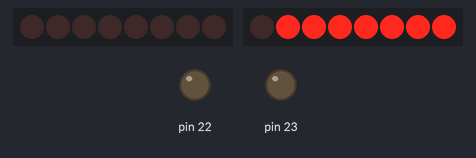
This sketch was run on a simulated Arduino Uno, built with avr-gcc and run on an emulated ATmega328P. On the bench: 2 × 8 shift-register outputs drawn as a row of LEDs (first output left, lit = HIGH), output pins drawn as LEDs (lit = HIGH). Wiring (inferred from the names in the program): 2 × shift register (74HC595): data pin 8, shift clock pin 10, latch pin 9 / data pin 11, shift clock pin 13, latch pin 12. Wiring (inferred from the signals the program sends): 2 × row of LEDs: on Q0, Q1, Q2, Q3, Q4, Q5, Q6, Q7 / on Q0, Q1, Q2, Q3, Q4, Q5, Q6, Q7. Pins used as bus, display or sensor lines are not drawn.

Above: at 1.2 s.
At 28.2 s:
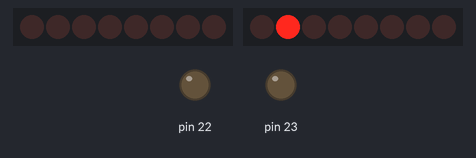
At 29.5 s:
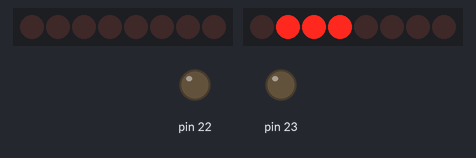
Timing chart, 0 to 37.4 s (numbered marks = the images above):
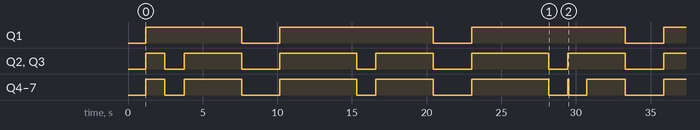

The sketch:

sketch_part2.ino
```cpp
int clockPin = 10;
int latchPin = 9;
int dataPin = 8;
int clockPinx = 13;
int latchPinx = 12;
int dataPinx = 11;

// Bottom to Top
byte ledStates[10][4] = { {B1000001,B1111111,B1000001,B1111111}, //0
                          {B0000100, B0000010, B1111111,B1000000},//1
                          {B1001001,B0000111,B1110000,B1110000},//2
                          {B1001001,B1111111,B1001001,B1111111},//3
                          {B0001000,B0001111,B0001000,B1111111},//4
                          {B1001001,B0000111,B1110000,B0000000},//5
                          {B1001001,B111001,B111111,B0000000},//6
                          {B0000001,B1111111,B0000001,B1111111},//7
                          {B1001001,B0001111,B1001001,B1111111},//8
                          {B0001001,B0001111,B0001001,B1111111}//9
                          };
//Left to Right
byte GroundLEDs [10][4] = { {B00000,B01110,B00000,B01110}, //0
                            {B01111, B10111, B11011,B00000},//1
                            {B00000,B11110,B01111,B01111},//2
                            {B00000,B11110,B00000,B11110},//3
                            {B00000,B01111,B00000,B11110},//4
                            {B00000,B01111,B11110,B01111},//5
                            {B00000,B01110,B01111,B01111},//6
                            {B00000,B11110,B00000,B11110}, //7
                            {B00000,B01110,B00000,B01110},//8
                            {B00000,B01111,B00000,B11110}//9
                            };


void setup() {
    // Set pins 8-13 as output
    DDRB = B11111111;
    // Set latch as low
    PORTB = B00000000;
    shiftOut(dataPin, clockPin, LSBFIRST, B11111111);
    // Set latch as high
    PORTB = B00000010;
}

void loop() {
  // Loops through 0-9 digits
  for(int k =0; k<=9;k++){
    // Displays for 1 sec
    for(int j =0; j<=1000; j++){
      // Go through parts that make the digit
      for(int i=0;i<=3;i++){
         // Get rows
         SetStates(ledStates[k][i]);
         // Get Columns
         GroundCorrectLED (GroundLEDs[k][i]);

         // Set latch as low
         PORTB = B00000000;
         shiftOut(dataPin, clockPin, LSBFIRST, B11111111);
         // Set latch as high
        PORTB = B00000010;
      }
    }
    delay(100);
    }
}
// Controls Columns
void GroundCorrectLED (byte states){
    // Set latch to low
    PORTB = B00000000;
    shiftOut(dataPin, clockPin, LSBFIRST, states);
    // Set latch to high
    PORTB = B00000010;
}

//Controls Rows
void SetStates (byte statesx){
    // Set latchx to low
    PORTB = B00000000;
    shiftOut(dataPinx, clockPinx, LSBFIRST, statesx);
    // Set latchx to high
    PORTB = B00010000;
}

//debugger function to print bytes
void printBits(byte myByte){
 for(byte mask = 0x80; mask; mask >>= 1){
   if(mask  & myByte)
       Serial.print('1');
   else
       Serial.print('0');
 }
}
```

Measured:
- by itself, Q1: repeats every 12.8 s: LOW 2.6 s, HIGH 10.3 s
- by itself, Q2, Q3: repeats every 12.8 s: LOW 1.3 s, HIGH 3.9 s, LOW 2.6 s, HIGH 5.1 s
- by itself, Q4–7: LOW → HIGH at 1.2 s, → LOW 1.3 s later, → HIGH 1.3 s later, → LOW 3.9 s later, … (15 changes in this stretch)
